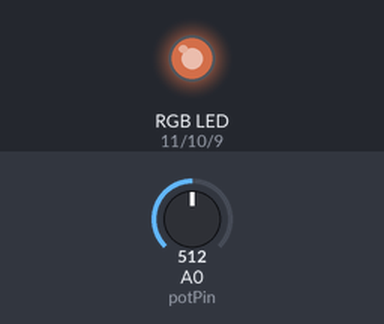
Simulated run of this sketch. Board: Arduino Uno, built with avr-gcc and run on an emulated ATmega328P. On the bench: an RGB LED mixed from three pins (HIGH = lit). Inputs (shaded band) come from the test bench; at power-on: A0 (potPin) = 512. Dim RGB values are drawn brighter than linear; what the sketch prints to the serial monitor is not drawn.

Above: at 1.7 s.
1.8 s: A0 (potPin) set to 21
At 1.95 s:
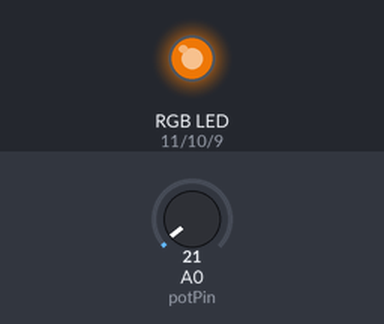
5.3 s: A0 (potPin) set to 17
At 5.9 s:
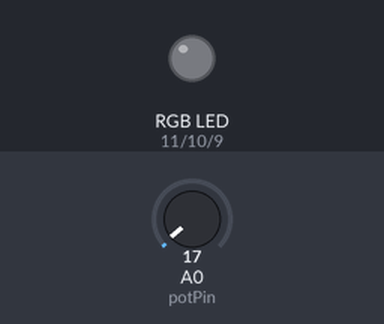
6.9 s: A0 (potPin) set to 716
At 7.07 s:
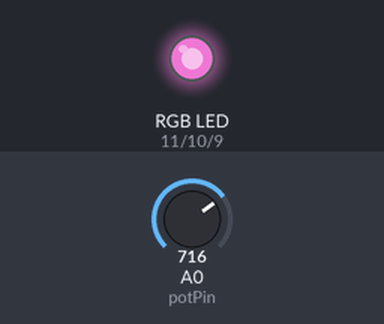
10.4 s: A0 (potPin) set to 900
13.9 s: A0 (potPin) set to 511
Timing chart, 0 to 18.4 s (numbered marks = the images above; inputs shaded):
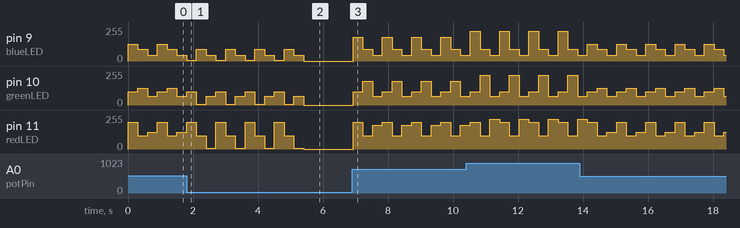

The sketch:

light.ino
```cpp
//定义引脚
const int blueLED = 9;
const int greenLED = 10;
const int redLED = 11;

//电位器输入引脚
int potPin = A0;

void setup() {
  pinMode(blueLED, OUTPUT);
  pinMode(greenLED, OUTPUT);
  pinMode(redLED, OUTPUT);
  Serial.begin(9600);
}

void loop() {
  int potValue = analogRead(potPin);
  int brightness = map(potValue,0,1023,0,255);

  if(potValue < 20){
    analogWrite(blueLED,0);
    analogWrite(greenLED,0);
    analogWrite(redLED,0);
    Serial.println("LEDs OFF - 旋钮处于关闭位置");
  }
  else{
  analogWrite(blueLED,brightness);
  analogWrite(greenLED,100);
  analogWrite(redLED,200);
  delay(300);

  analogWrite(blueLED,88);
  analogWrite(greenLED,brightness);
  analogWrite(redLED,99);
  delay(300);

  analogWrite(blueLED,44);
  analogWrite(greenLED,66);
  analogWrite(redLED,brightness);
  delay(300);

   Serial.print("旋钮值: "); // 串口输出当前旋钮值[7](@ref)
    Serial.println(potValue);
  }
}
```

Measured:
- the behaviour switches between 20 and 19 on A0 (potPin) (found by bisection; images 1 and 2)
- after the input at 6.9 s, pin 9 (blueLED): 0/255 → 178/255 at once, then repeats every 0.90 s: 88/255 0.30 s, 44/255 0.30 s, 178/255 0.30 s; pin 10 (greenLED): 0/255 → 100/255 at once, then repeats every 0.90 s: 178/255 0.30 s, 66/255 0.30 s, 100/255 0.30 s
- by itself, pin 9 (blueLED): repeats every 0.90 s: 88/255 0.30 s, 44/255 0.30 s, 5/255 0.30 s
- by itself, pin 10 (greenLED): repeats every 0.90 s: 5/255 0.30 s, 66/255 0.30 s, 100/255 0.30 s
- by itself, pin 11 (redLED): repeats every 0.90 s: 99/255 0.30 s, 5/255 0.30 s, 200/255 0.30 s
